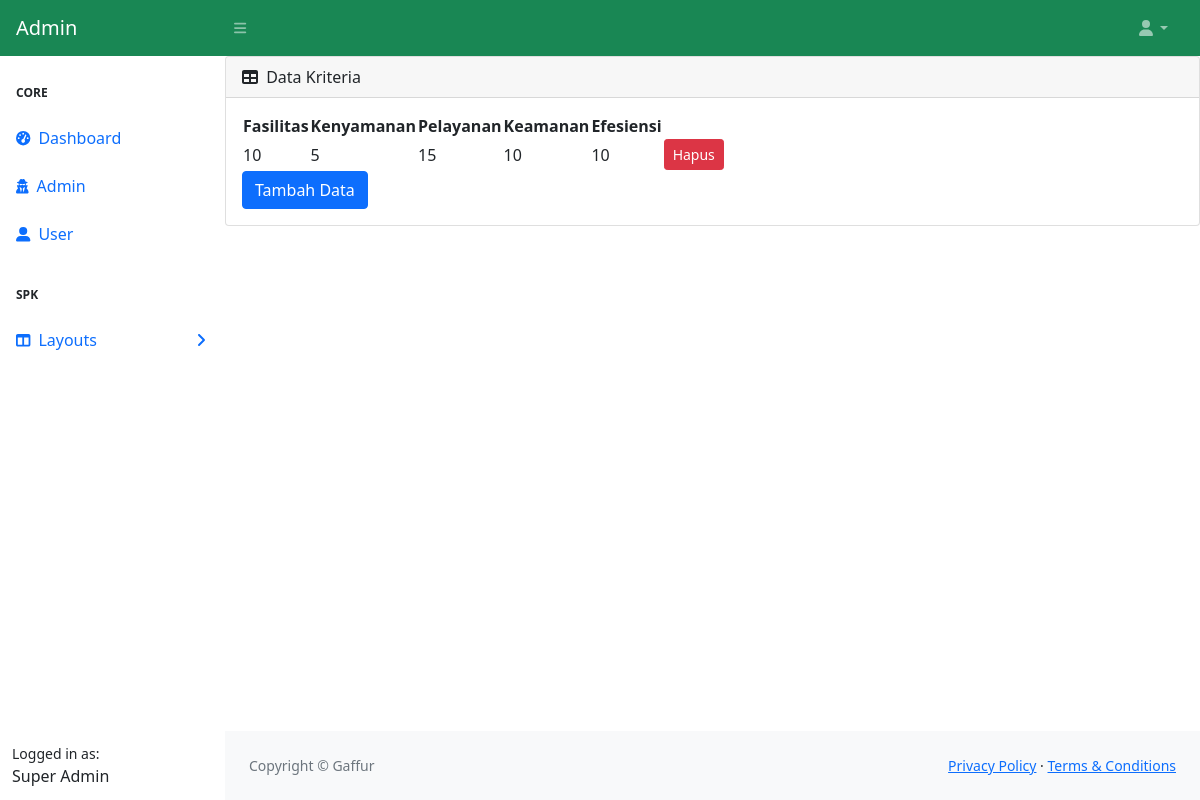
The page /admin/kriteria.php (signed in) on the database its author committed.
### tables this page shows
CREATE TABLE `kriteria` (
  `id` int(11) NOT NULL,
  `fasilitas` varchar(125) NOT NULL,
  `kenyamanan` varchar(125) NOT NULL,
  `pelayanan` varchar(125) NOT NULL,
  `keamanan` varchar(125) NOT NULL,
  `efisiensi` varchar(125) NOT NULL
);

### admin/kriteria.php (the view, shortened to what this page needs)
<?php include 'header.php' ?>
<?php include '../koneksi.php';
?>
<div id="layoutSidenav_content">
<main>
  <div class="card mb-4">
  <div class="card-header">
    <i class="fas fa-table me-1"></i>
     Data Kriteria</div>
   <div class="card-body">
   <table id="datatablesSimple">
    <thead>
      <tr>
        <th>Fasilitas</th>
        <th>Kenyamanan</th>
        <th>Pelayanan</th>
        <th>Keamanan</th>
        <th>Efesiensi</th>
      </tr>
    </thead>
    <tbody>
      <?php
        $sql = $conn->query("SELECT * FROM kriteria");
        if($sql->num_rows>0){
          while($row = $sql->fetch_assoc()){
      ?>
      <tr>
      <td><?= $row['fasilitas'] ?></td>
      <td><?= $row['kenyamanan'] ?></td>
      <td><?= $row['pelayanan'] ?></td>
      <td><?= $row['keamanan'] ?></td>
      <td><?= $row['efisiensi'] ?></td>
      <td>
          <a href="delete_kriteria.php?id=<?= $row['id']; ?>" class="btn btn-danger btn-sm" onclick="return confirm('Data ingin dihapus?')">Hapus</a>
    </td>
      </tr>
      <?php }} ?>
    </tbody>
  </table>
  <a href="tambah_kriteria.php" class="btn btn-primary">Tambah Data</a>
</div>
</main>
<?php include 'footer.php' ?>

### rows shown on the page
kriteria: fasilitas "10", kenyamanan "5", pelayanan "15", keamanan "10", efisiensi "10"

### other values the page prints
$_SESSION['admin'] "Super Admin"
